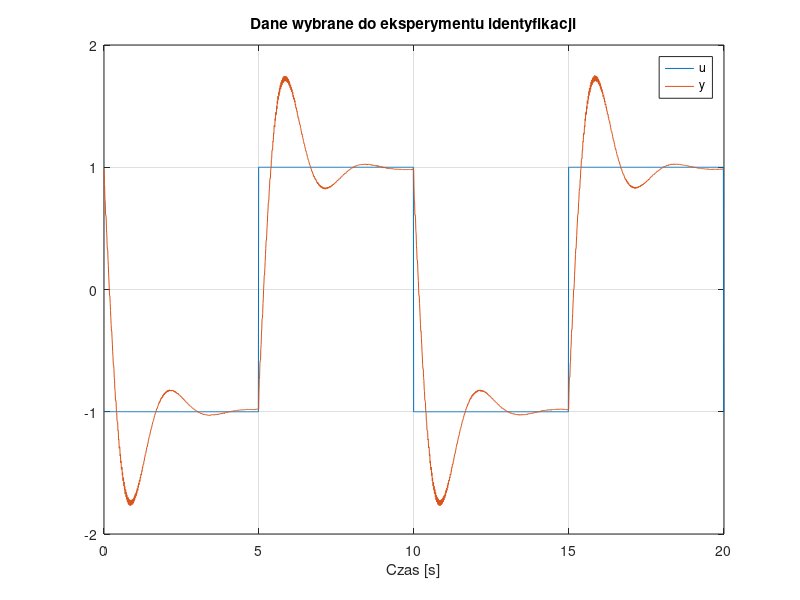

Write MATLAB code to recreate this figure.
clear all;
load('dane.mat')
u_ = u(1001:end);
y_ = y(1001:end);
t_ = t(1:(end-1000));
t_ = t_-0.006;
plot(t_,u_);
hold on
plot(t_,y_);
legend('u','y')
xlabel('Czas [s]')
grid on
title('Dane wybrane do eksperymentu identyfikacji')